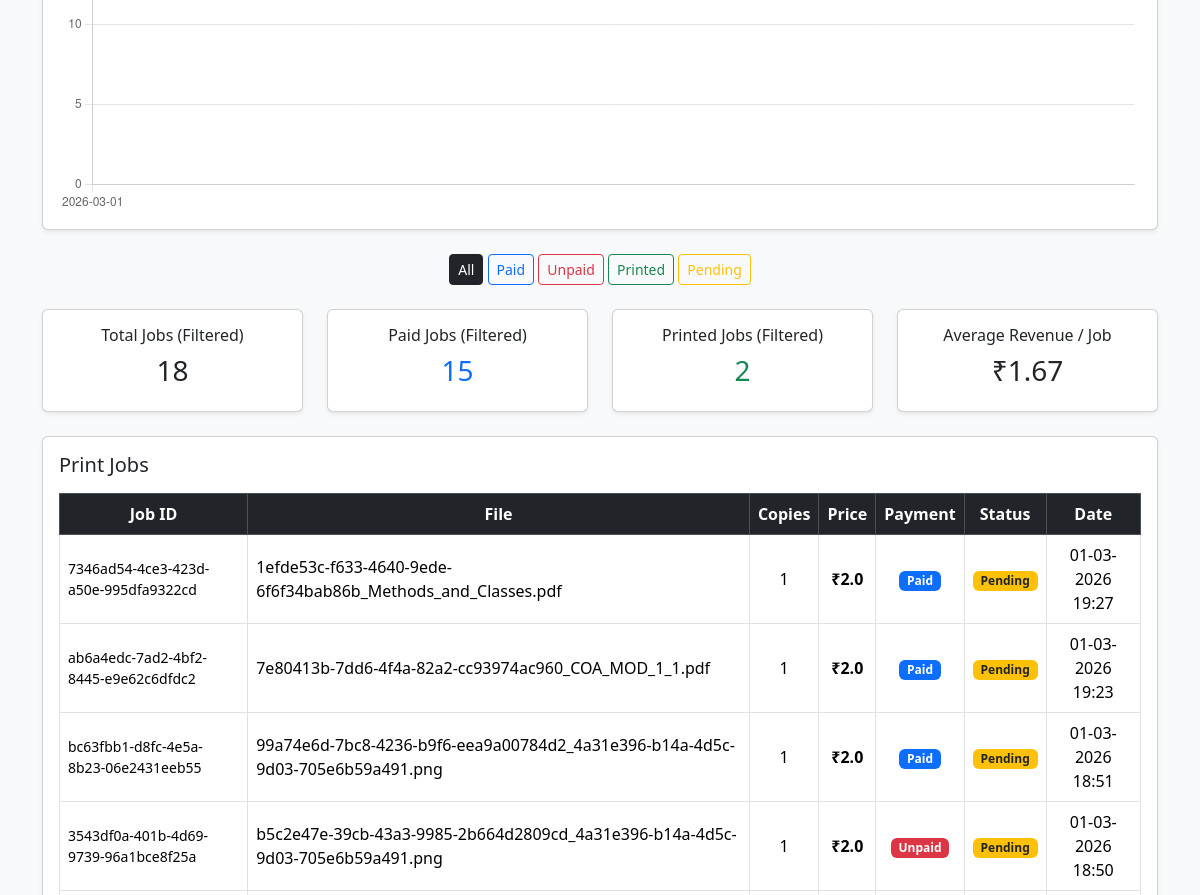
The page /dashboard (signed in, middle part) on the database as committed earlier.
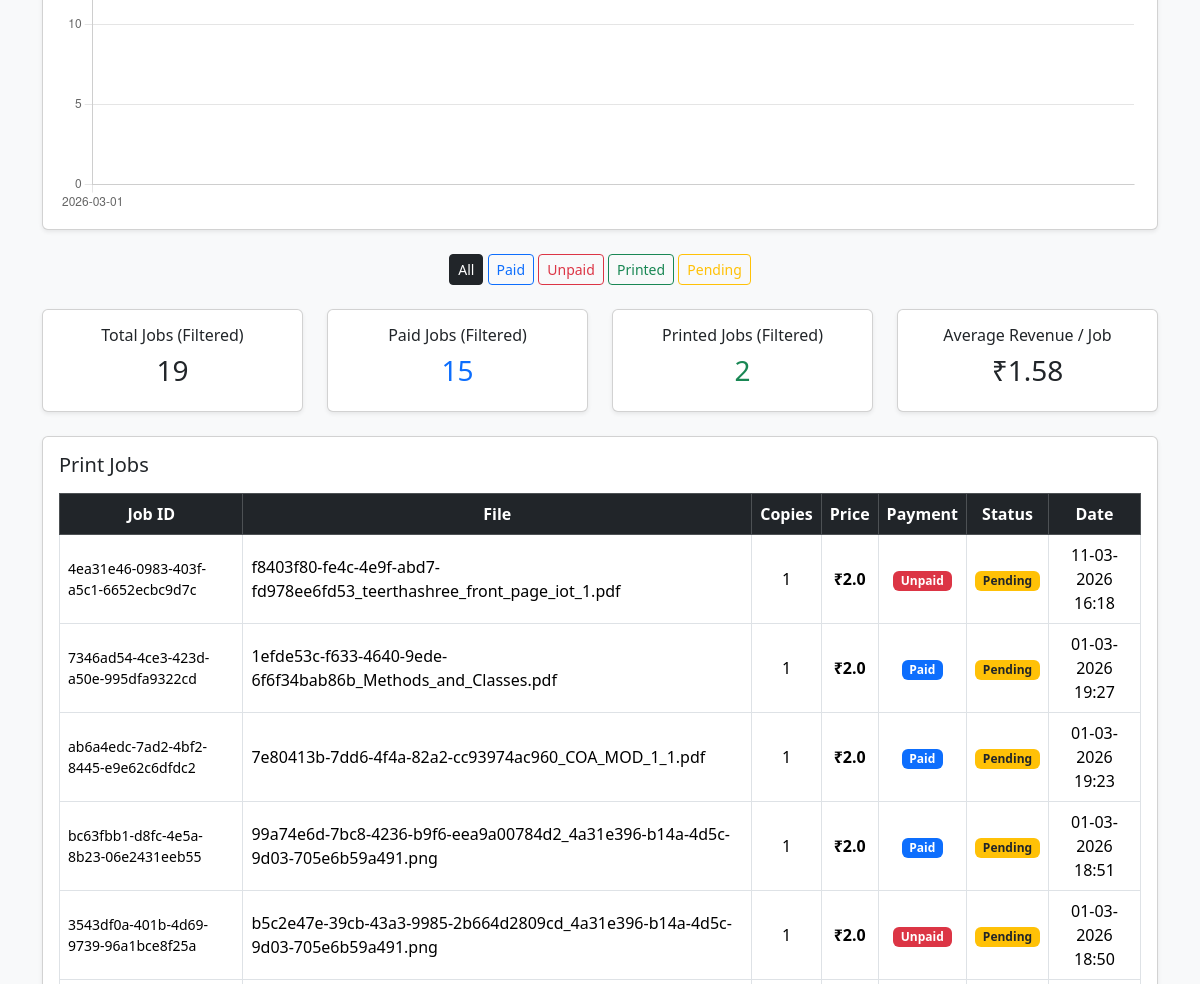
The same page on the database as committed later.
### models.py (models this page shows, shortened)
class PrintJob(db.Model):
    id = db.Column(db.Integer, primary_key=True)
    job_id = db.Column(db.String(100), unique=True, nullable=False)
    filename = db.Column(db.String(200), nullable=False)
    copies = db.Column(db.Integer, default=1)
    color_mode = db.Column(db.String(50), default="Black & White")
    paper_size = db.Column(db.String(50), default="A4")
    price = db.Column(db.Float, default=0.0)
    is_paid = db.Column(db.Boolean, default=False)
    status = db.Column(db.String(50), default="Pending")
    created_at = db.Column(db.DateTime, default=datetime.utcnow)

### app.py (the view)
@app.route('/dashboard')
def dashboard():
    if not session.get('admin'):
        return redirect('/login')
    filter_type = request.args.get('filter', 'all')
    query = PrintJob.query
    if filter_type == 'paid':
        query = query.filter_by(is_paid=True)
    elif filter_type == 'unpaid':
        query = query.filter_by(is_paid=False)
    elif filter_type == 'printed':
        query = query.filter_by(status="Printed")
    elif filter_type == 'pending':
        query = query.filter_by(status="Pending")
    jobs = query.order_by(PrintJob.created_at.desc()).all()
    total_revenue = sum(
        job.price for job in PrintJob.query.filter_by(is_paid=True).all()
    )
    revenue_data = (
        db.session.query(
            func.date(PrintJob.created_at),
            func.sum(PrintJob.price)
        )
        .filter(PrintJob.is_paid == True)
        .group_by(func.date(PrintJob.created_at))
        .order_by(func.date(PrintJob.created_at))
        .all()
    )
    chart_dates = [str(data[0]) for data in revenue_data]
    chart_revenues = [data[1] for data in revenue_data]
    return render_template(
        "dashboard.html",
        jobs=jobs,
        total_revenue=total_revenue,
        current_filter=filter_type,
        chart_dates=chart_dates,
        chart_revenues=chart_revenues
    )

### templates/dashboard.html (shortened to what this page needs)
<!DOCTYPE html>
<html lang="en">
<head>
    <link href="https://cdn.jsdelivr.net/npm/bootstrap@5.3.2/dist/css/bootstrap.min.css" rel="stylesheet">
</head>
<body class="bg-light">
<div class="container mt-5">
    <div class="card shadow-sm mb-4">
        <div class="card-body">
            <canvas id="revenueChart"></canvas>
        </div>
    </div>
    <div class="text-center mb-4">
        <a href="/dashboard?filter=all"
           class="btn btn-sm {% if current_filter=='all' %}btn-dark{% else %}btn-outline-dark{% endif %}">All</a>
        <a href="/dashboard?filter=paid"
           class="btn btn-sm {% if current_filter=='paid' %}btn-primary{% else %}btn-outline-primary{% endif %}">Paid</a>
        <a href="/dashboard?filter=unpaid"
           class="btn btn-sm {% if current_filter=='unpaid' %}btn-danger{% else %}btn-outline-danger{% endif %}">Unpaid</a>
        <a href="/dashboard?filter=printed"
           class="btn btn-sm {% if current_filter=='printed' %}btn-success{% else %}btn-outline-success{% endif %}">Printed</a>
        <a href="/dashboard?filter=pending"
           class="btn btn-sm {% if current_filter=='pending' %}btn-warning{% else %}btn-outline-warning{% endif %}">Pending</a>
    </div>
    <div class="row text-center mb-4">
        <div class="col-md-3">
            <div class="card shadow-sm p-3">
                <h6>Total Jobs (Filtered)</h6>
                <h3>{{ jobs|length }}</h3>
            </div>
        </div>
        <div class="col-md-3">
            <div class="card shadow-sm p-3">
                <h6>Paid Jobs (Filtered)</h6>
                <h3 class="text-primary">
                    {{ jobs | selectattr("is_paid") | list | length }}
                </h3>
            </div>
        </div>
        <div class="col-md-3">
            <div class="card shadow-sm p-3">
                <h6>Printed Jobs (Filtered)</h6>
                <h3 class="text-success">
                    {{ jobs | selectattr("status", "equalto", "Printed") | list | length }}
                </h3>
            </div>
        </div>
        <div class="col-md-3">
            <div class="card shadow-sm p-3">
                <h6>Average Revenue / Job</h6>
                <h3>
                    {% if jobs|length > 0 %}
                        ₹{{ (total_revenue / jobs|length)|round(2) }}
                    {% else %}
                        ₹0
                    {% endif %}
                </h3>
            </div>
        </div>
    </div>
    <div class="card shadow-sm">
        <div class="card-body">
            <h5 class="mb-3">Print Jobs</h5>
            <div class="table-responsive">
                <table class="table table-bordered table-hover align-middle">
                    <thead class="table-dark text-center">
                        <tr>
                            <th>Job ID</th>
                            <th>File</th>
                            <th>Copies</th>
                            <th>Price</th>
                            <th>Payment</th>
                            <th>Status</th>
                            <th>Date</th>
                        </tr>
                    </thead>
                    <tbody>
                        {% for job in jobs %}
                        <tr>
                            <td class="small">{{ job.job_id }}</td>
                            <td>{{ job.filename }}</td>
                            <td class="text-center">{{ job.copies }}</td>
                            <td class="text-center fw-semibold">₹{{ job.price }}</td>
                            <td class="text-center">
                                {% if job.is_paid %}
                                    <span class="badge bg-primary">Paid</span>
                                {% else %}
                                    <span class="badge bg-danger">Unpaid</span>
                                {% endif %}
                            </td>
                            <td class="text-center">
                                {% if job.status == "Pending" %}
                                    <span class="badge bg-warning text-dark">Pending</span>
                                {% else %}
                                    <span class="badge bg-success">Printed</span>
                                {% endif %}
                            </td>
                            <td class="text-center">
                                {{ job.created_at.strftime('%d-%m-%Y %H:%M') }}
                            </td>
                        </tr>
                        {% endfor %}
                    </tbody>
                </table>
            </div>
        </div>
    </div>
</div>
<script>
    const ctx = document.getElementById('revenueChart').getContext('2d');
    const revenueChart = new Chart(ctx, {
        type: 'line',
        data: {
            labels: {{ chart_dates | default([]) | tojson }},
            datasets: [{
                label: 'Revenue (₹)',
                data: {{ chart_revenues | default([]) | tojson }},
                borderWidth: 3,
                tension: 0.3,
                fill: true
            }]
        },
        options: {
            responsive: true,
            plugins: {
                legend: {
                    display: true
                }
            },
            scales: {
                y: {
                    beginAtZero: true
                }
            }
        }
    });
</script>
</body>
</html>

Rows that differ between the two databases and show on the page:
added PrintJob: job_id "4ea31e46-0983-403f-a5c1-6652ecbc9d7c", filename "f8403f80-fe4c-4e9f-abd7-fd978ee6fd53_teerthashree_front_page_iot_1.pdf", copies "1", price "2.0", is_paid "Unpaid", status "Pending", created_at "11-03-2026 16:18"
Other text that changed with them:
{{ jobs|length }}: "18" → "19"
{{ (total_revenue / jobs|length)|round(2) }}: "1.67" → "1.58"
